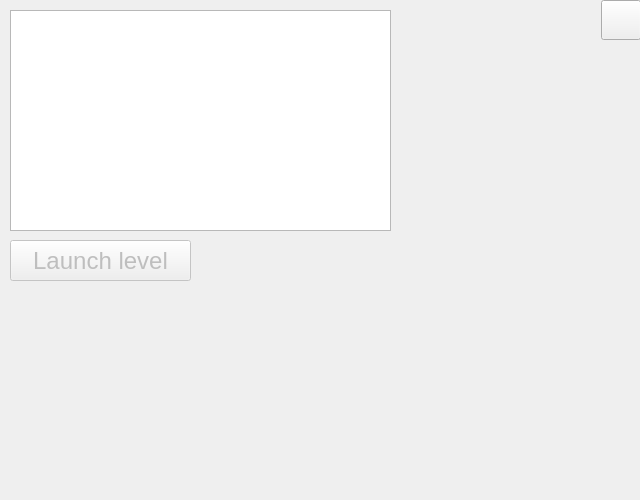
<?xml version="1.0" encoding="UTF-8"?>
<ui version="4.0">
 <class>LevelLauncher</class>
 <widget class="QWidget" name="LevelLauncher">
  <property name="geometry">
   <rect>
    <x>0</x>
    <y>0</y>
    <width>640</width>
    <height>500</height>
   </rect>
  </property>
  <property name="font">
   <font>
    <pointsize>18</pointsize>
   </font>
  </property>
  <property name="windowTitle">
   <string>LevelLauncher</string>
  </property>
  <property name="autoFillBackground">
   <bool>true</bool>
  </property>
  <widget class="QListWidget" name="levelList">
   <property name="geometry">
    <rect>
     <x>10</x>
     <y>10</y>
     <width>381</width>
     <height>221</height>
    </rect>
   </property>
  </widget>
  <widget class="QPushButton" name="launchLevelPushButton">
   <property name="enabled">
    <bool>false</bool>
   </property>
   <property name="geometry">
    <rect>
     <x>10</x>
     <y>240</y>
     <width>181</width>
     <height>41</height>
    </rect>
   </property>
   <property name="text">
    <string>Launch level</string>
   </property>
  </widget>
  <widget class="QPushButton" name="closePushButton">
   <property name="geometry">
    <rect>
     <x>601</x>
     <y>0</y>
     <width>40</width>
     <height>40</height>
    </rect>
   </property>
   <property name="iconSize">
    <size>
     <width>25</width>
     <height>25</height>
    </size>
   </property>
  </widget>
 </widget>
 <resources/>
 <connections/>
</ui>
